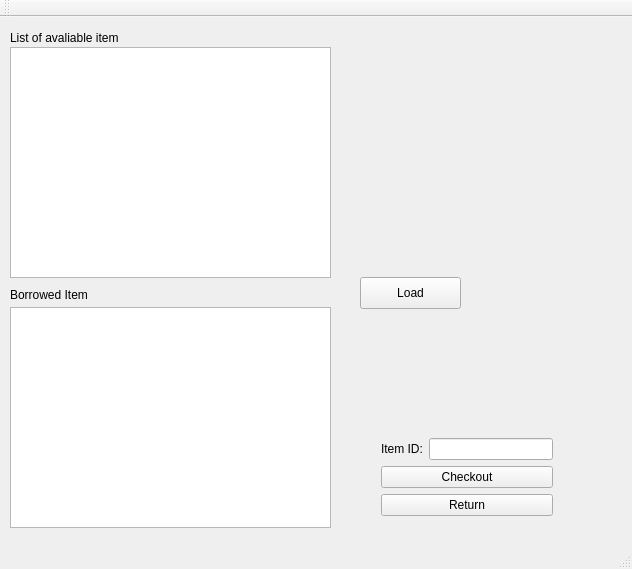
<?xml version="1.0" encoding="UTF-8"?>
<ui version="4.0">
 <class>MainWindow</class>
 <widget class="QMainWindow" name="MainWindow">
  <property name="geometry">
   <rect>
    <x>0</x>
    <y>0</y>
    <width>632</width>
    <height>569</height>
   </rect>
  </property>
  <property name="windowTitle">
   <string>MainWindow</string>
  </property>
  <widget class="QWidget" name="centralWidget">
   <widget class="QLabel" name="label">
    <property name="geometry">
     <rect>
      <x>10</x>
      <y>10</y>
      <width>241</width>
      <height>21</height>
     </rect>
    </property>
    <property name="text">
     <string>List of avaliable item</string>
    </property>
   </widget>
   <widget class="QTableView" name="AvaliableItem">
    <property name="geometry">
     <rect>
      <x>10</x>
      <y>30</y>
      <width>321</width>
      <height>231</height>
     </rect>
    </property>
   </widget>
   <widget class="QLabel" name="label_2">
    <property name="geometry">
     <rect>
      <x>10</x>
      <y>270</y>
      <width>231</width>
      <height>16</height>
     </rect>
    </property>
    <property name="text">
     <string>Borrowed Item</string>
    </property>
   </widget>
   <widget class="QTableView" name="BorrowedItem">
    <property name="geometry">
     <rect>
      <x>10</x>
      <y>290</y>
      <width>321</width>
      <height>221</height>
     </rect>
    </property>
   </widget>
   <widget class="QPushButton" name="pushButton_Load">
    <property name="geometry">
     <rect>
      <x>360</x>
      <y>260</y>
      <width>101</width>
      <height>32</height>
     </rect>
    </property>
    <property name="text">
     <string>Load</string>
    </property>
   </widget>
   <widget class="QWidget" name="">
    <property name="geometry">
     <rect>
      <x>370</x>
      <y>410</y>
      <width>194</width>
      <height>100</height>
     </rect>
    </property>
    <layout class="QVBoxLayout" name="verticalLayout">
     <item>
      <layout class="QHBoxLayout" name="horizontalLayout">
       <item>
        <widget class="QLabel" name="label_3">
         <property name="text">
          <string>Item ID:</string>
         </property>
        </widget>
       </item>
       <item>
        <widget class="QLineEdit" name="lineEdit_ItemId"/>
       </item>
      </layout>
     </item>
     <item>
      <widget class="QPushButton" name="pushButton_CheckOut">
       <property name="text">
        <string>Checkout</string>
       </property>
      </widget>
     </item>
     <item>
      <widget class="QPushButton" name="pushButton_Return">
       <property name="text">
        <string>Return</string>
       </property>
      </widget>
     </item>
    </layout>
   </widget>
  </widget>
  <widget class="QMenuBar" name="menuBar">
   <property name="geometry">
    <rect>
     <x>0</x>
     <y>0</y>
     <width>632</width>
     <height>22</height>
    </rect>
   </property>
  </widget>
  <widget class="QToolBar" name="mainToolBar">
   <attribute name="toolBarArea">
    <enum>TopToolBarArea</enum>
   </attribute>
   <attribute name="toolBarBreak">
    <bool>false</bool>
   </attribute>
  </widget>
  <widget class="QStatusBar" name="statusBar"/>
 </widget>
 <layoutdefault spacing="6" margin="11"/>
 <resources/>
 <connections/>
</ui>
